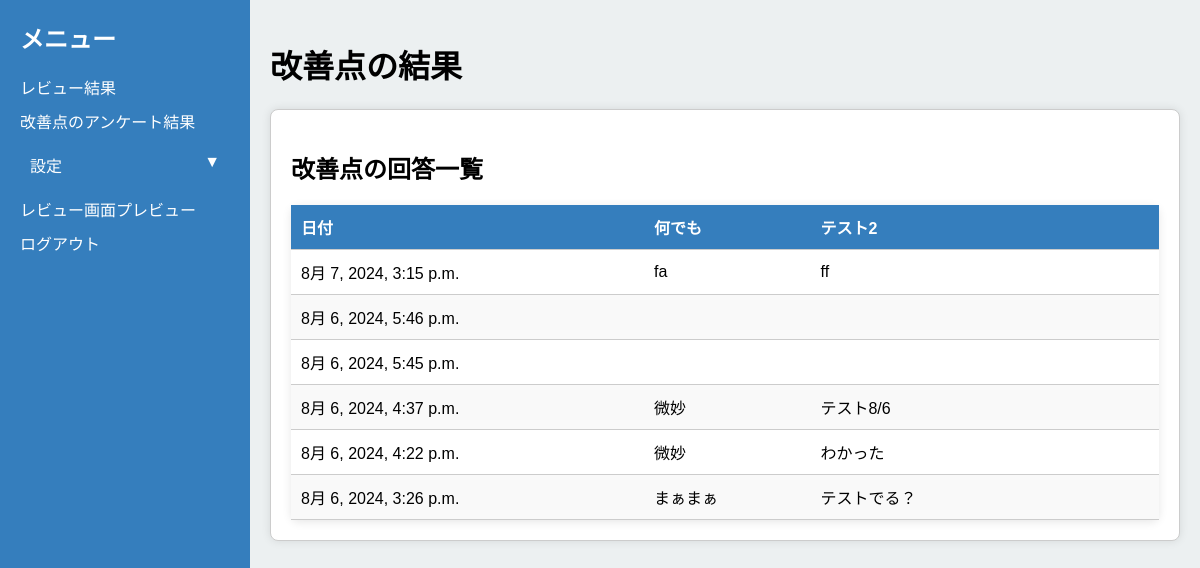
The page /improve_results/ (signed in) on the database its author committed.
### QAS/models.py (models this page shows, shortened)
class ImproveSetting(models.Model):
    question_title = models.CharField(max_length=100, blank=True)
    question_text1 = models.CharField(max_length=100, blank=True)
    is_required1 = models.BooleanField(default=False, blank=True)
    question_text2 = models.CharField(max_length=100, blank=True)
    is_required2 = models.BooleanField(default=False, blank=True)
    question_text3 = models.CharField(max_length=100, blank=True)
    is_required3 = models.BooleanField(default=False, blank=True)
    question_text4 = models.CharField(max_length=100, blank=True)
    is_required4 = models.BooleanField(default=False, blank=True)
    question_text5 = models.CharField(max_length=100, blank=True)
    is_required5 = models.BooleanField(default=False, blank=True)
    user = models.OneToOneField(get_user_model(), on_delete=models.CASCADE)

class ImproveResult(models.Model):
    question_text1 = models.CharField(max_length=100, blank=True)
    question_text2 = models.CharField(max_length=100, blank=True)
    question_text3 = models.CharField(max_length=100, blank=True)
    question_text4 = models.CharField(max_length=100, blank=True)
    question_text5 = models.CharField(max_length=100, blank=True)
    user = models.ForeignKey(get_user_model(), on_delete=models.CASCADE)
    created_at = models.DateTimeField(auto_now_add=True)

### QAS/views.py (the view)
# urls.py: path('improve_results/', ImproveResultsView.as_view(), name='improve_result_list'),
class ImproveResultsView(LoginRequiredMixin, TemplateView):
    template_name = 'QAS/improve_result_list.html'
    def get_context_data(self, **kwargs):
        context = super().get_context_data(**kwargs)
        improve_results = ImproveResult.objects.order_by('-created_at')
        improve_setting = ImproveSetting.objects.get(user=self.request.user)
        context['improve_results'] = improve_results
        context['improve_setting'] = improve_setting
        return context

### QAS/context_processors.py (called while the page is built)
def store_code_processor(request):
    if request.user.is_authenticated:
        try:
            user_profile = UserProfile.objects.get(user=request.user)
            return {'store_code': user_profile.store_code}
        except UserProfile.DoesNotExist:
            return {'store_code': None}
    return {'store_code': None}

### QAS/templates/QAS/improve_result_list.html (shortened to what this page needs)
{% extends "QAS/base.html" %}
{% block content %}
<h1>改善点の結果</h1>
<div class="dashboard-container">
    <div class="review-table-section">
        <h2>改善点の回答一覧</h2>
        <table class="review-table">
            <thead>
                <tr>
                    <th>日付</th>
                    <th>{{ improve_setting.question_text1 }}</th>
                    <th>{{ improve_setting.question_text2 }}</th>
                    <th>{{ improve_setting.question_text3 }}</th>
                    <th>{{ improve_setting.question_text4 }}</th>
                    <th>{{ improve_setting.question_text5 }}</th>
                </tr>
            </thead>
            <tbody>
                {% for result in improve_results %}
                <tr>
                    <td>{{ result.created_at }}</td>
                    <td>{{ result.question_text1 }}</td>
                    <td>{{ result.question_text2 }}</td>
                    <td>{{ result.question_text3 }}</td>
                    <td>{{ result.question_text4 }}</td>
                    <td>{{ result.question_text5 }}</td>
                </tr>
                {% endfor %}
            </tbody>
        </table>
    </div>
</div>
{% endblock %}

### QAS/staticfiles/css/kanri.css (style rules this page uses)
body { margin: 0; font-family: Arial, sans-serif; display: flex; height: 130vh; }
.review-table { background-color: white; padding: 20px; border-radius: 8px; box-shadow: 0 2px 10px rgba(0, 0, 0, 0.1); }
.review-table th, .review-table td { padding: 10px; text-align: left; border-bottom: 1px solid #ddd; }
.review-table th { background-color: #f2f2f2; }
.dashboard-container { display: flex; flex-direction: column; gap: 20px; }
.chart-section, .review-table-section { background-color: #fff; padding: 20px; border: 1px solid #ccc; border-radius: 8px; box-shadow: 0 0 10px rgba(0, 0, 0, 0.1); flex: 1; }
.review-table { width: 100%; border-collapse: collapse; }
.review-table th, .review-table td { padding: 10px; text-align: left; border-bottom: 1px solid #ccc; }
.review-table th { background-color: #357ebd; color: white; }
.review-table tr:nth-child(even) { background-color: #f9f9f9; }

### rows shown on the page
ImproveSetting: question_text1 "何でも", question_text2 "テスト2"
ImproveResult: created_at "8月 7, 2024, 3:15 p.m.", question_text1 "fa", question_text2 "ff"
ImproveResult: created_at "8月 6, 2024, 5:46 p.m."
ImproveResult: created_at "8月 6, 2024, 5:45 p.m."
ImproveResult: created_at "8月 6, 2024, 4:37 p.m.", question_text1 "微妙", question_text2 "テスト8/6"
ImproveResult: created_at "8月 6, 2024, 4:22 p.m.", question_text1 "微妙", question_text2 "わかった"
ImproveResult: created_at "8月 6, 2024, 3:26 p.m.", question_text1 "まぁまぁ", question_text2 "テストでる？"
